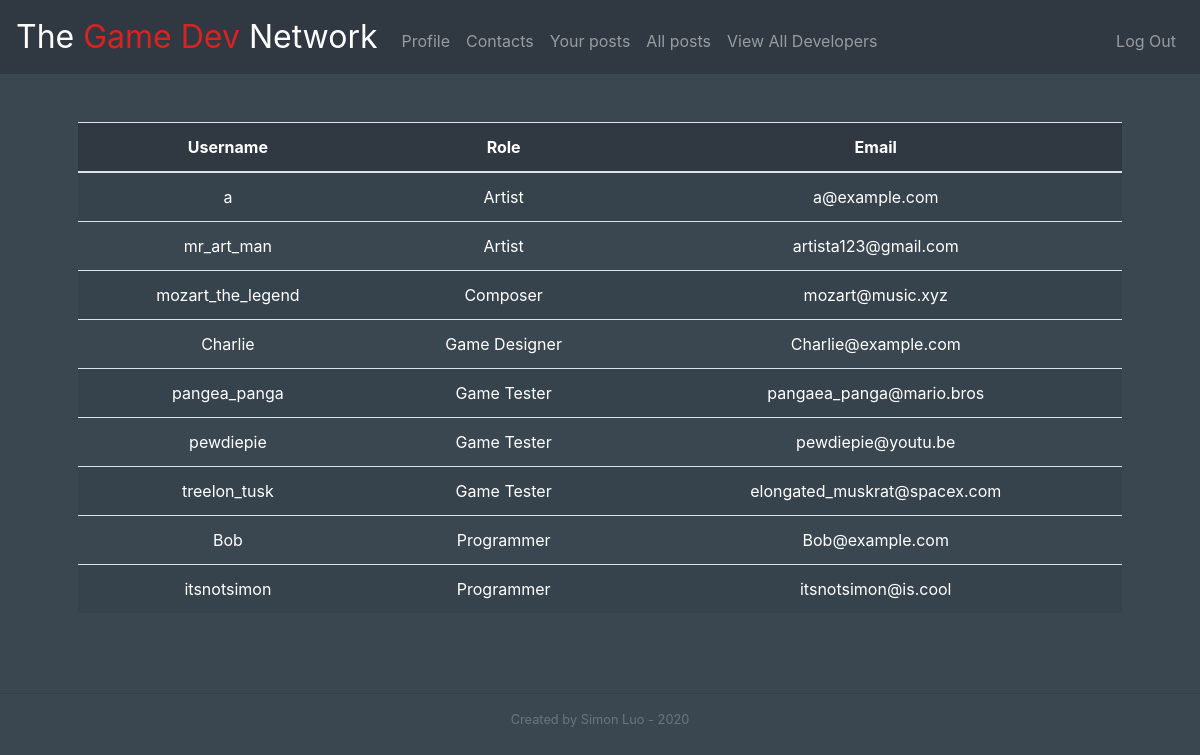
The app's page /developers (signed in), older data.
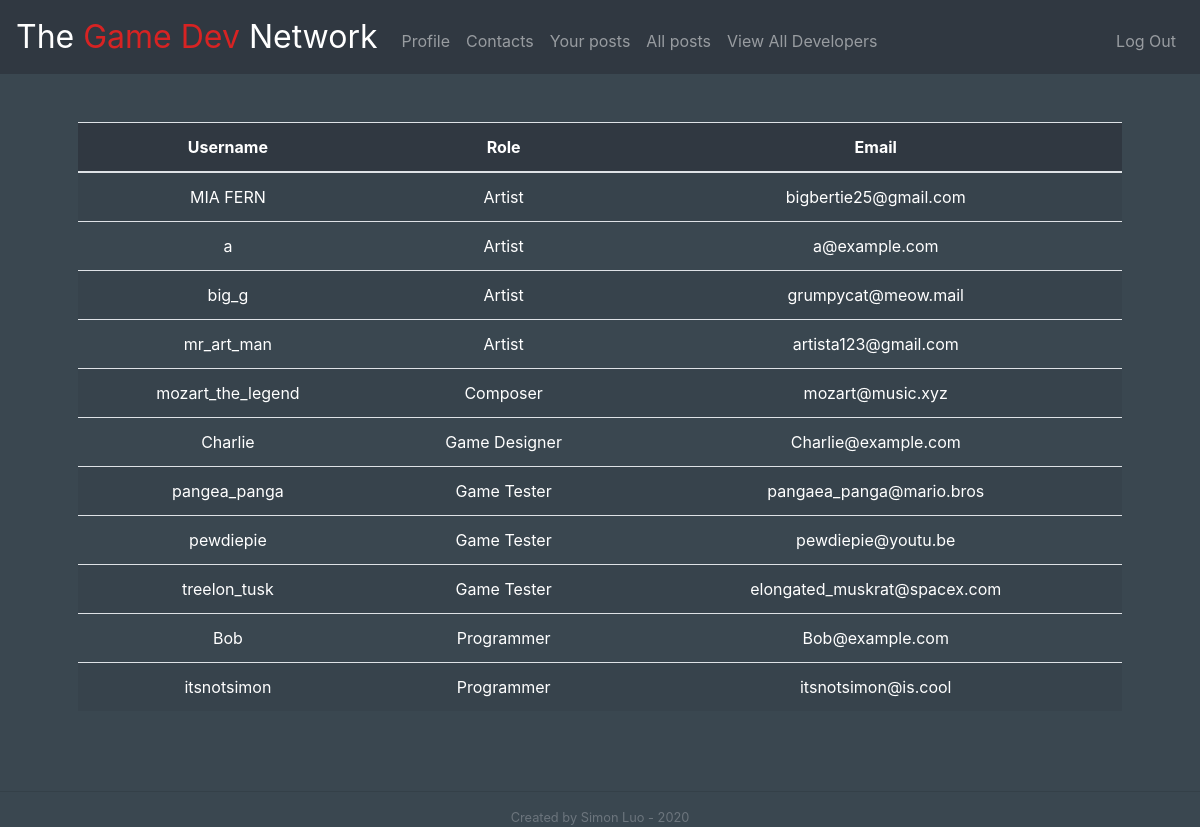
The same page, newer data.
### tables this page shows
CREATE TABLE users (
    id INTEGER PRIMARY KEY AUTOINCREMENT NOT NULL, 
    email	TEXT	NOT NULL,
    username    TEXT        NOT NULL, 
    hash        TEXT        NOT NULL,
    role        TEXT        NOT NULL 
, description	TEXT);

### app.py (the view)
@app.route("/developers")
@login_required
def developers():
    users = db.execute("SELECT username, role, email FROM users ORDER BY role, username")
    return render_template("developers.html", users=users)

### app.py (called while the page is built)
@app.after_request
def after_request(response):
    response.headers["Cache-Control"] = "no-cache, no-store, must-revalidate"
    response.headers["Expires"] = 0
    response.headers["Pragma"] = "no-cache"
    return response

### helpers.py (called while the page is built)
def login_required(f):
    @wraps(f)
    def decorated_function(*args, **kwargs):
        if session.get("user_id") is None:
            return redirect("/login")
        return f(*args, **kwargs)
    return decorated_function

### templates/developers.html (shortened to what this page needs)
{% extends "layout.html" %}
{% block main %}
    <table class="table table-striped table-hover">
      <thead class="bg-0">
        <tr>
          <th scope="col">Username</th>
          <th scope="col">Role</th>
          <th scope="col">Email</th>
        </tr>
      </thead>
      <tbody>
        {% for user in users %}
        <tr>
          <td>{{ user["username"] }}</td>
          <td>{{ user["role"] }}</td>
          <td>{{ user["email"] }}</td>
        </tr>
        {% endfor %}
      </tbody>
    </table>
{% endblock %}

### templates/layout.html (shortened to what this page needs)
<!DOCTYPE html>
<html lang="en">
    <head>
        <link href="https://maxcdn.bootstrapcdn.com/bootstrap/4.1.3/css/bootstrap.min.css" rel="stylesheet">
        <link href="/static/styles.css" rel="stylesheet">
    </head>
    <body class="bg-1 text-white">
        <nav class="navbar navbar-expand-md navbar-dark bg-0">
            <a class="navbar-brand" href="/"> The <span class="text-red">Game Dev</span> Network </a>
            <div class="collapse navbar-collapse" id="navbar">
                {% if session.user_id %}
                    <ul class="navbar-nav mr-auto mt-2">
                        <li class="nav-item"><a class="nav-link" href="/profile">Profile</a></li>
                        <li class="nav-item"><a class="nav-link" href="/contacts">Contacts</a></li>
                        <li class="nav-item"><a class="nav-link" href="/your_posts">Your posts</a></li>
                        <li class="nav-item"><a class="nav-link" href="/all_posts">All posts</a></li>
                        <li class="nav-item"><a class="nav-link" href="/developers">View All Developers</a></li>
                    </ul>
                    <ul class="navbar-nav ml-auto mt-2">
                        <li class="nav-item"><a class="nav-link" href="/logout">Log Out</a></li>
                    </ul>
                {% else %}
                    <ul class="navbar-nav ml-auto mt-2">
                        <li class="nav-item"><a class="nav-link" href="/register">Register</a></li>
                        <li class="nav-item"><a class="nav-link" href="/login">Log In</a></li>
                    </ul>
                {% endif %}
            </div>
        </nav>
        <main class="container p-5">
            {% block main %}{% endblock %}
        </main>
        <hr>
        <footer class="small text-center text-muted">
            Created by Simon Luo - 2020
        </footer>
    </body>
</html>

### static/styles.css (style rules this page uses)
nav .navbar-brand { font-size: xx-large; }
main { overflow-x: auto; text-align: center; }
a { text-decoration: none; color: #eeeeee; }
.bg-0 { background-color: #303841; }
.bg-1 { background-color: #3a4750; }
.text-red { color: #d72323; }
.text-white { color: #eeeeee; }

Row changes from the older to the newer data that the page shows:
added users: username "MIA FERN", role "Artist", email "bigbertie25@gmail.com"
added users: username "big_g", role "Artist", email "grumpycat@meow.mail"
